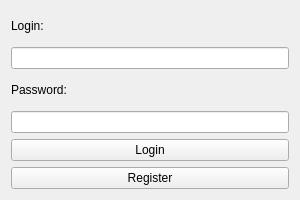
<?xml version="1.0" encoding="UTF-8"?>
<ui version="4.0">
 <class>LoginWindow</class>
 <widget class="QWidget" name="LoginWindow">
  <property name="geometry">
   <rect>
    <x>0</x>
    <y>0</y>
    <width>300</width>
    <height>200</height>
   </rect>
  </property>
  <property name="windowTitle">
   <string>Login</string>
  </property>
  <layout class="QVBoxLayout" name="verticalLayout">
   <item>
    <widget class="QLabel" name="loginLabel">
     <property name="text">
      <string>Login:</string>
     </property>
    </widget>
   </item>
   <item>
    <widget class="QLineEdit" name="loginEdit"/>
   </item>
   <item>
    <widget class="QLabel" name="passwordLabel">
     <property name="text">
      <string>Password:</string>
     </property>
    </widget>
   </item>
   <item>
    <widget class="QLineEdit" name="passwordEdit">
     <property name="echoMode">
      <enum>QLineEdit::Password</enum>
     </property>
    </widget>
   </item>
   <item>
    <widget class="QPushButton" name="loginButton">
     <property name="text">
      <string>Login</string>
     </property>
    </widget>
   </item>
   <item>
    <widget class="QPushButton" name="registerButton">
     <property name="text">
      <string>Register</string>
     </property>
    </widget>
   </item>
  </layout>
 </widget>
 <resources/>
 <connections/>
</ui>
